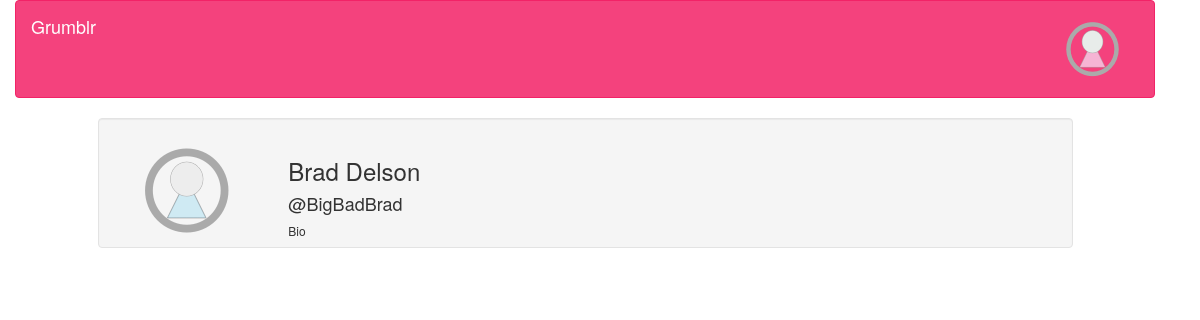
The page /profile/BigBadBrad (signed in) on the database as committed earlier.
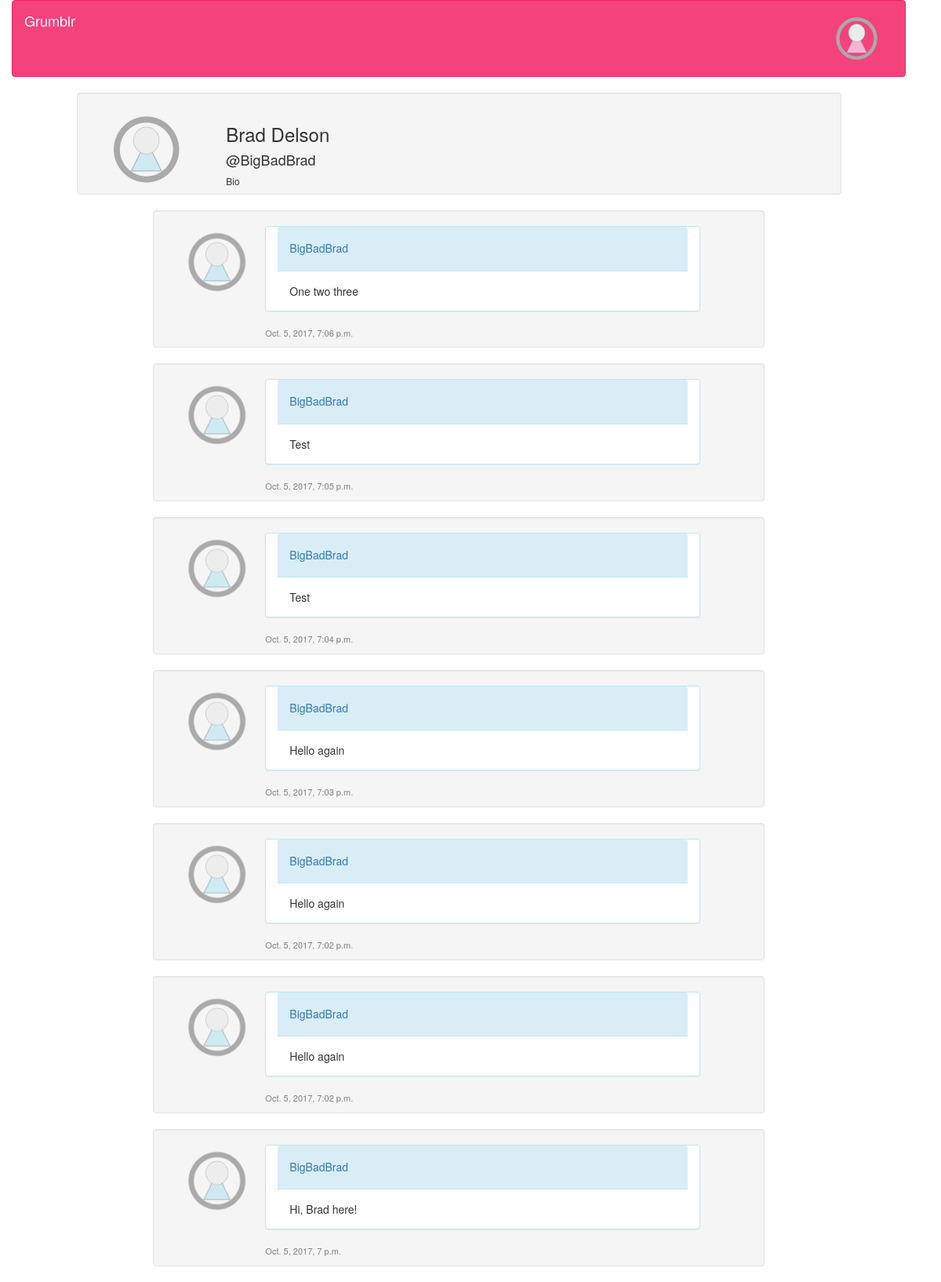
The same page on the database as committed later.
### grumblr/models.py (models this page shows)
class BlogPost(models.Model):
    blog_text = models.TextField(max_length=42)
    published_time = models.DateTimeField(default=timezone.now)
    user_id = models.ForeignKey(User)
    def __unicode__(self):
        return self.blog_text

### grumblr/views.py (the view)
# urls.py: url(r'^profile/(?P<username>\w+)$',grumblr.views.profile),
@login_required
def profile(request, username):
    requester = request.user.username
    try:
        user = User.objects.get(username=username)
    except ObjectDoesNotExist:
        return redirect('/globalstream')
    items = BlogPost.objects.filter(user_id=user).order_by('-published_time')
    follow = ''
    try:
        Following.objects.get(user=request.user, follow=user)
    except ObjectDoesNotExist:
        follow = 'Follow'
    except FieldDoesNotExist:
        follow = 'Follow'
    if follow == '':
        follow = 'Unfollow'
    return render(request, 'grumblr/profile.html', {'items':items, 'user':user, 'follow':follow, 'requester':requester})

### grumblr/templates/grumblr/profile.html (shortened to what this page needs)
<!DOCTYPE html>
<html lang="en">
<head>
    {% load static %}
    <link href="{% static 'grumblr/css/bootstrap.min.css' %}" rel="stylesheet">
    <link href="{% static 'grumblr/css/bootstrap-grumblr.css' %}" rel="stylesheet">
</head>
<body>
<div class="container">
    <div class="row">
        <div class="col-md-12 col-sm-12 col-xs-12" role="main">
            <nav class="navbar navbar-default">
                <div class="container-fluid">
                    <div class="navbar-header">
                        <a class="navbar-brand" href="../globalstream">Grumblr</a>
                    </div>
                    <div class="collapse navbar-collapse" id="bs-example-navbar-collapse-1">
                        <ul class="nav navbar-nav navbar-right">
                            <li class="dropdown">
                                <a href="#" class="dropdown-toggle" data-toggle="dropdown" role="button"
                                   aria-haspopup="true" aria-expanded="false">
                                    <img src="{% static 'grumblr/images/profpict.png' %}" class="img-responsive"
                                         alt="profpict">
                                </a>
                            </li>
                        </ul>
                    </div>
                </div>
            </nav>
        </div>
    </div>
    <div class="row">
        <div class="col-md-offset-1 col-md-10 col-md-offset-1 col-sm-12 col-xs-12 well" style="padding-bottom:0">
            <div class="col-md-2 col-sm-2 col-xs-2">
                <img src="{% static 'grumblr/images/profpict2.png' %}" class="img-responsive" alt="profpict">
            </div>
            <div class="col-md-8 col-sm-8 col-xs-8">
                <h3>{{user.first_name}} {{user.last_name}}</h3>
                <h4>@{{user.username}}</h4>
                <h6>Bio</h6>
            </div>
        </div>
    </div>
    {% for item in items %}
    <div class="row">
        <div class="col-md-offset-2 col-md-8 col-sm-12  col-xs-12 well" style="padding-bottom:0">
            <div class="col-md-2 col-sm-2 col-xs-2">
                <a href="/profile/{{item.user_id}}">
                    <img src="{% static 'grumblr/images/profpict2.png' %}" class="img-responsive"
                         alt="profpict">
                </a>
            </div>
            <div class="col-md-9 col-sm-9 col-xs-9">
                <div class="row">
                    <div class="panel panel-info col-md-12 col-sm-12 col-xs-12">
                        <div class="panel-heading col-md-12 col-sm-12 col-xs-12"><a href="/profile/{{item.user_id}}">
                            <h5>{{item.user_id}}</h5></a></div>
                        <div class="panel-body col-md-12 col-sm-12 col-xs-12">{{item}}
                        </div>
                    </div>
                </div>
                <div class="row">
                    <p class="date-font">{{item.published_time}}</p>
                </div>
            </div>
        </div>
    </div>
    {% endfor %}
</div>
</body>
</html>

Rows that differ between the two databases and show on the page:
added BlogPost: user_id "BigBadBrad", blog_text "One two three", published_time "Oct. 5, 2017, 7:06 p.m."
added BlogPost: user_id "BigBadBrad", blog_text "Test", published_time "Oct. 5, 2017, 7:05 p.m."
added BlogPost: user_id "BigBadBrad", blog_text "Test", published_time "Oct. 5, 2017, 7:04 p.m."
added BlogPost: user_id "BigBadBrad", blog_text "Hello again", published_time "Oct. 5, 2017, 7:03 p.m."
added BlogPost: user_id "BigBadBrad", blog_text "Hello again", published_time "Oct. 5, 2017, 7:02 p.m."
added BlogPost: user_id "BigBadBrad", blog_text "Hello again", published_time "Oct. 5, 2017, 7:02 p.m."
added BlogPost: user_id "BigBadBrad", blog_text "Hi, Brad here!", published_time "Oct. 5, 2017, 7 p.m."
